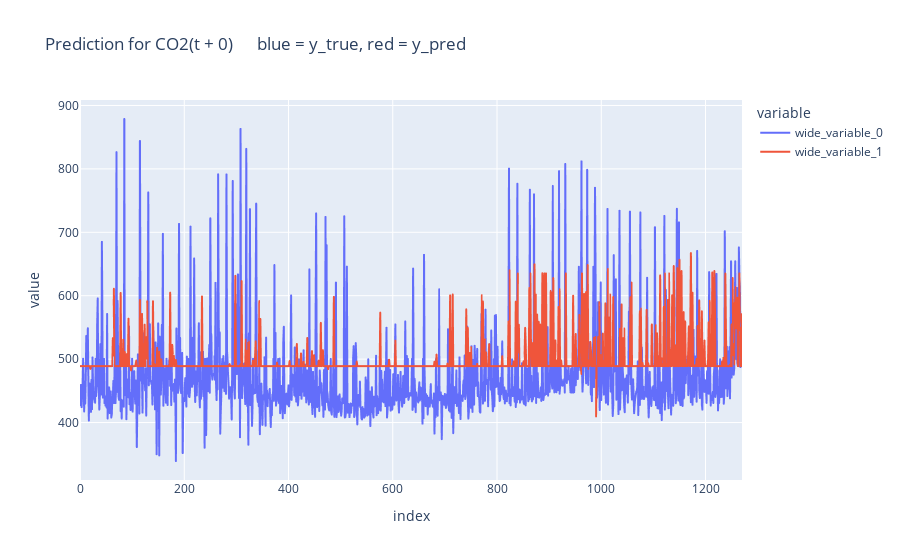
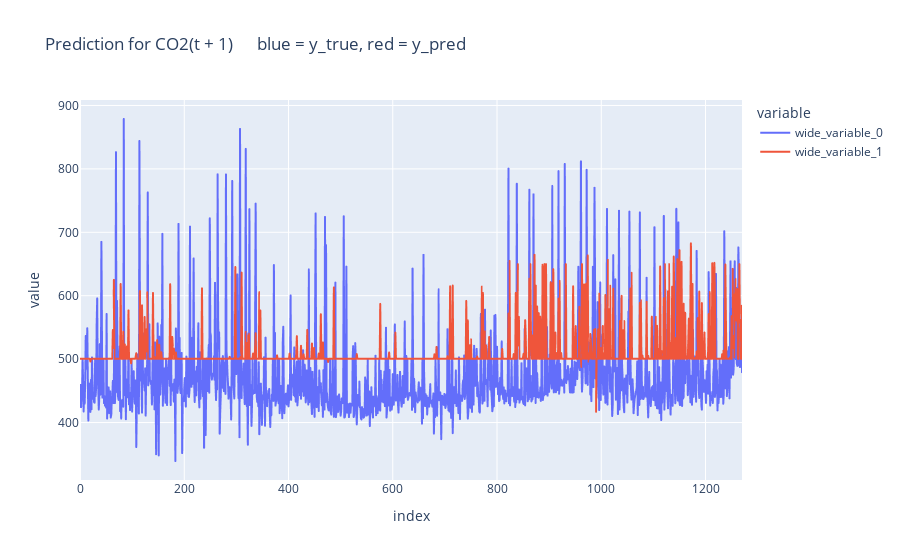

The notebook cell saved with these charts, in order:
### Code cell
from sklearn.metrics import mean_squared_error, mean_absolute_percentage_error, root_mean_squared_error, r2_score
import plotly.express as px
import seaborn as sns


class Evaluator:

    def __init__(self):
        pass

    def evaluate(self, y_pred, y_true):
        print("MSE: ", self.calculate_mse(y_pred = y_pred, y_true = y_true))
        print("RMSE: ", self.calculate_rmse(y_pred = y_pred, y_true = y_true))
        print("MAPE: ", self.calculate_mape(y_pred = y_pred, y_true = y_true))
        print("R2: ", self.calculate_r2(y_pred = y_pred, y_true = y_true))
        print("\n")


    def calculate_mse(self, y_true, y_pred):
        return round(mean_squared_error(y_true = y_true, y_pred = y_pred), 2)

    def calculate_rmse(self, y_true, y_pred):
        return round(root_mean_squared_error(y_true = y_true, y_pred = y_pred), 2)

    def calculate_mape(self, y_true, y_pred):
        return round(mean_absolute_percentage_error(y_true = y_true, y_pred = y_pred), 2)

    def calculate_r2(self, y_true, y_pred):
        return round(r2_score(y_true = y_true, y_pred = y_pred), 2)

ev = Evaluator()

for col in range(0, test_y.shape[1]):
    print(f"t +", col)
    ev.evaluate(y_true = test_y[:, col], y_pred = pred[:, col])

    pred_df = pd.DataFrame(pred[:, col], columns = [f"pred_CO2(t + {col})"])
    pred_df[f"CO2(t + {col})"] = test_y[:, col]

    px.line(y = [test_y[:, col], pred[:, col]], title = f"Prediction for CO2(t + {col})      blue = y_true, red = y_pred").show()

### Figure 1 — Plotly figure (JSON) as saved in the notebook; plotly's stock layout.template omitted (floating-point values rounded to 4 significant figures; data arrays with more than 128 entries replaced by an {"elided": "..."} marker saying what was removed)
{"data": [{"hovertemplate": "variable=wide_variable_0<br>index=%{x}<br>value=%{y}<extra></extra>", "legendgroup": "wide_variable_0", "line": {"color": "#636efa", "dash": "solid"}, "marker": {"symbol": "circle"}, "mode": "lines", "name": "wide_variable_0", "showlegend": true, "type": "scattergl", "x": {"elided": "1271 int values"}, "xaxis": "x", "y": {"elided": "1271 float values"}, "yaxis": "y"}, {"hovertemplate": "variable=wide_variable_1<br>index=%{x}<br>value=%{y}<extra></extra>", "legendgroup": "wide_variable_1", "line": {"color": "#EF553B", "dash": "solid"}, "marker": {"symbol": "circle"}, "mode": "lines", "name": "wide_variable_1", "showlegend": true, "type": "scattergl", "x": {"elided": "1271 int values"}, "xaxis": "x", "y": {"elided": "1271 float values"}, "yaxis": "y"}], "layout": {"legend": {"title": {"text": "variable"}, "tracegroupgap": 0}, "title": {"text": "Prediction for CO2(t + 0)      blue = y_true, red = y_pred"}, "xaxis": {"anchor": "y", "domain": [0, 1], "title": {"text": "index"}}, "yaxis": {"anchor": "x", "domain": [0, 1], "title": {"text": "value"}}}}

### Figure 2 — Plotly figure (JSON) as saved in the notebook; plotly's stock layout.template omitted (floating-point values rounded to 4 significant figures; data arrays with more than 128 entries replaced by an {"elided": "..."} marker saying what was removed)
{"data": [{"hovertemplate": "variable=wide_variable_0<br>index=%{x}<br>value=%{y}<extra></extra>", "legendgroup": "wide_variable_0", "line": {"color": "#636efa", "dash": "solid"}, "marker": {"symbol": "circle"}, "mode": "lines", "name": "wide_variable_0", "showlegend": true, "type": "scattergl", "x": {"elided": "1271 int values"}, "xaxis": "x", "y": {"elided": "1271 float values"}, "yaxis": "y"}, {"hovertemplate": "variable=wide_variable_1<br>index=%{x}<br>value=%{y}<extra></extra>", "legendgroup": "wide_variable_1", "line": {"color": "#EF553B", "dash": "solid"}, "marker": {"symbol": "circle"}, "mode": "lines", "name": "wide_variable_1", "showlegend": true, "type": "scattergl", "x": {"elided": "1271 int values"}, "xaxis": "x", "y": {"elided": "1271 float values"}, "yaxis": "y"}], "layout": {"legend": {"title": {"text": "variable"}, "tracegroupgap": 0}, "title": {"text": "Prediction for CO2(t + 1)      blue = y_true, red = y_pred"}, "xaxis": {"anchor": "y", "domain": [0, 1], "title": {"text": "index"}}, "yaxis": {"anchor": "x", "domain": [0, 1], "title": {"text": "value"}}}}
